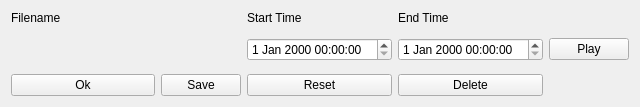
<?xml version="1.0" encoding="UTF-8"?>
<ui version="4.0">
 <class>Form</class>
 <widget class="QWidget" name="Form">
  <property name="geometry">
   <rect>
    <x>0</x>
    <y>0</y>
    <width>640</width>
    <height>107</height>
   </rect>
  </property>
  <property name="sizePolicy">
   <sizepolicy hsizetype="Fixed" vsizetype="Fixed">
    <horstretch>0</horstretch>
    <verstretch>0</verstretch>
   </sizepolicy>
  </property>
  <property name="windowTitle">
   <string>Form</string>
  </property>
  <layout class="QGridLayout" name="gridLayout" columnstretch="2,1,1,1,1" columnminimumwidth="0,0,0,0,0">
   <item row="1" column="3">
    <widget class="QDateTimeEdit" name="endTime"/>
   </item>
   <item row="0" column="3">
    <widget class="QLabel" name="label_3">
     <property name="text">
      <string>End Time</string>
     </property>
    </widget>
   </item>
   <item row="2" column="3">
    <widget class="QPushButton" name="deleteButton">
     <property name="text">
      <string>Delete</string>
     </property>
    </widget>
   </item>
   <item row="0" column="0">
    <widget class="QLabel" name="label">
     <property name="text">
      <string>Filename</string>
     </property>
    </widget>
   </item>
   <item row="1" column="2">
    <widget class="QDateTimeEdit" name="startTime"/>
   </item>
   <item row="0" column="2">
    <widget class="QLabel" name="label_2">
     <property name="text">
      <string>Start Time</string>
     </property>
    </widget>
   </item>
   <item row="2" column="2">
    <widget class="QPushButton" name="resetButton">
     <property name="text">
      <string>Reset</string>
     </property>
    </widget>
   </item>
   <item row="1" column="4">
    <widget class="QPushButton" name="musicButton">
     <property name="text">
      <string>Play</string>
     </property>
    </widget>
   </item>
   <item row="1" column="0" colspan="2">
    <widget class="QPushButton" name="saveButton">
     <property name="sizePolicy">
      <sizepolicy hsizetype="MinimumExpanding" vsizetype="MinimumExpanding">
       <horstretch>0</horstretch>
       <verstretch>0</verstretch>
      </sizepolicy>
     </property>
     <property name="text">
      <string/>
     </property>
     <property name="flat">
      <bool>true</bool>
     </property>
    </widget>
   </item>
   <item row="2" column="0">
    <layout class="QHBoxLayout" name="horizontalLayout">
     <item>
      <widget class="QPushButton" name="okButton">
       <property name="text">
        <string>Ok</string>
       </property>
      </widget>
     </item>
    </layout>
   </item>
   <item row="2" column="1">
    <widget class="QPushButton" name="saveFileButton">
     <property name="text">
      <string>Save</string>
     </property>
    </widget>
   </item>
  </layout>
 </widget>
 <resources/>
 <connections/>
</ui>
